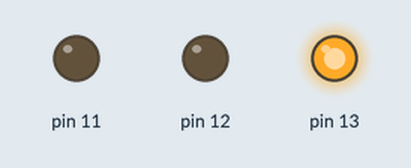
A sketch run on a simulated Arduino Uno, built with avr-gcc and run on an emulated ATmega328P. Parts: output pins drawn as LEDs (lit = HIGH).

Above: at 0.2 s.
At 1.5 s:
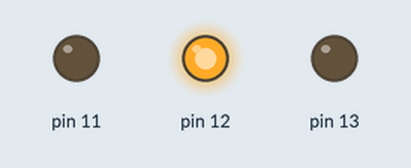
At 4.5 s:
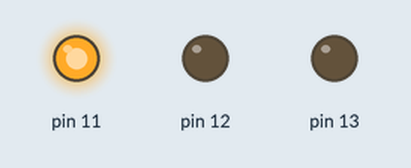
At 7.5 s:
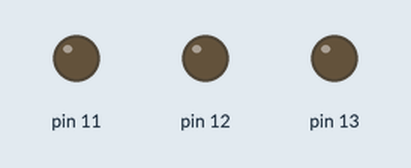
Timing chart, 0 to 11.7 s (numbered marks = the images above):
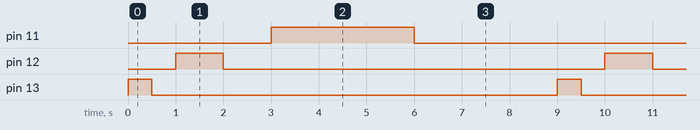

The sketch:

BareMinimum_Activity1.ino
```cpp
void setup() {
  // put your setup code here, to run once:
  pinMode(13, OUTPUT);
  pinMode(12, OUTPUT);
  pinMode(11, OUTPUT);
}

void loop() {
  // put your main code here, to run repeatedly:

  digitalWrite(13, HIGH);
  delay(500);
  digitalWrite(13, LOW);
  delay(500);
  digitalWrite(12, HIGH);
  delay(1000);
  digitalWrite(12, LOW);
  delay(1000);
  digitalWrite(11, HIGH);
  delay(3000);
  digitalWrite(11, LOW);
  delay(3000);


}
```

Measured:
- by itself, pin 11: alternates HIGH for 3.0 s and LOW for 6.0 s
- by itself, pin 12: alternates HIGH for 1.0 s and LOW for 8.0 s
- by itself, pin 13: alternates HIGH for 0.50 s and LOW for 8.5 s
